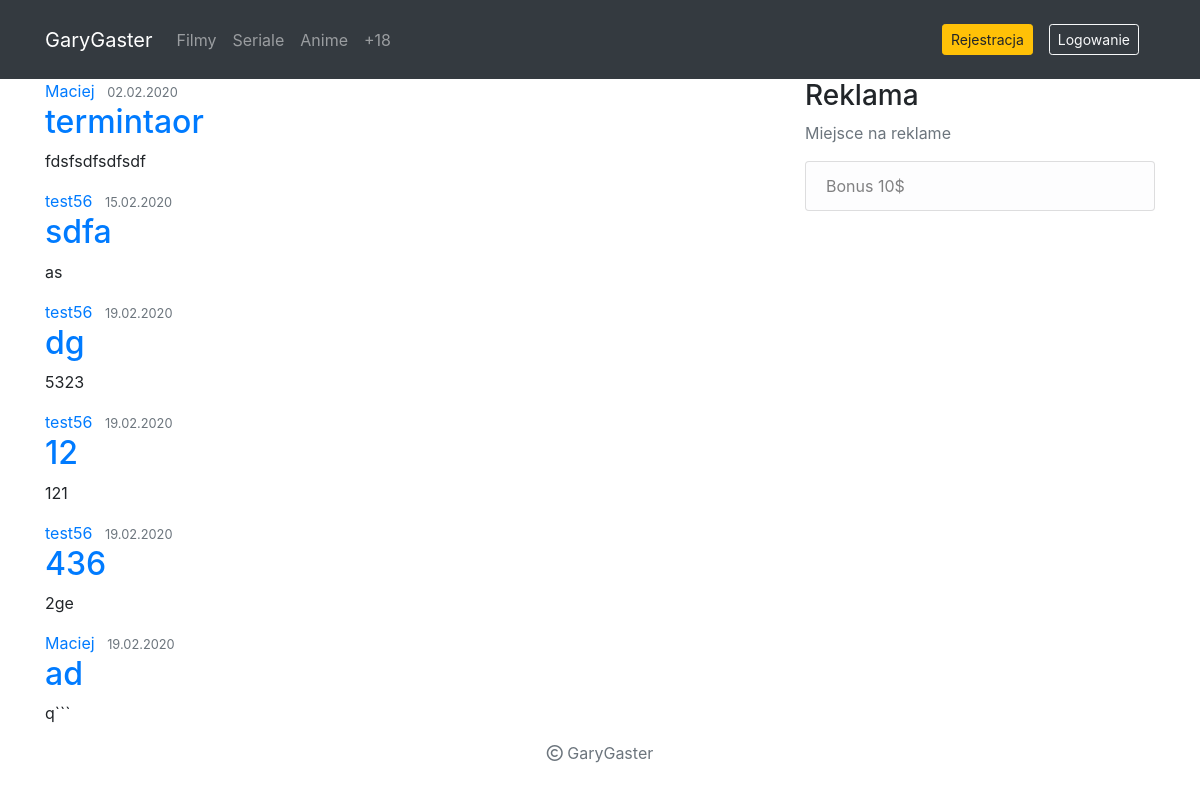
Before: / with the older database file.
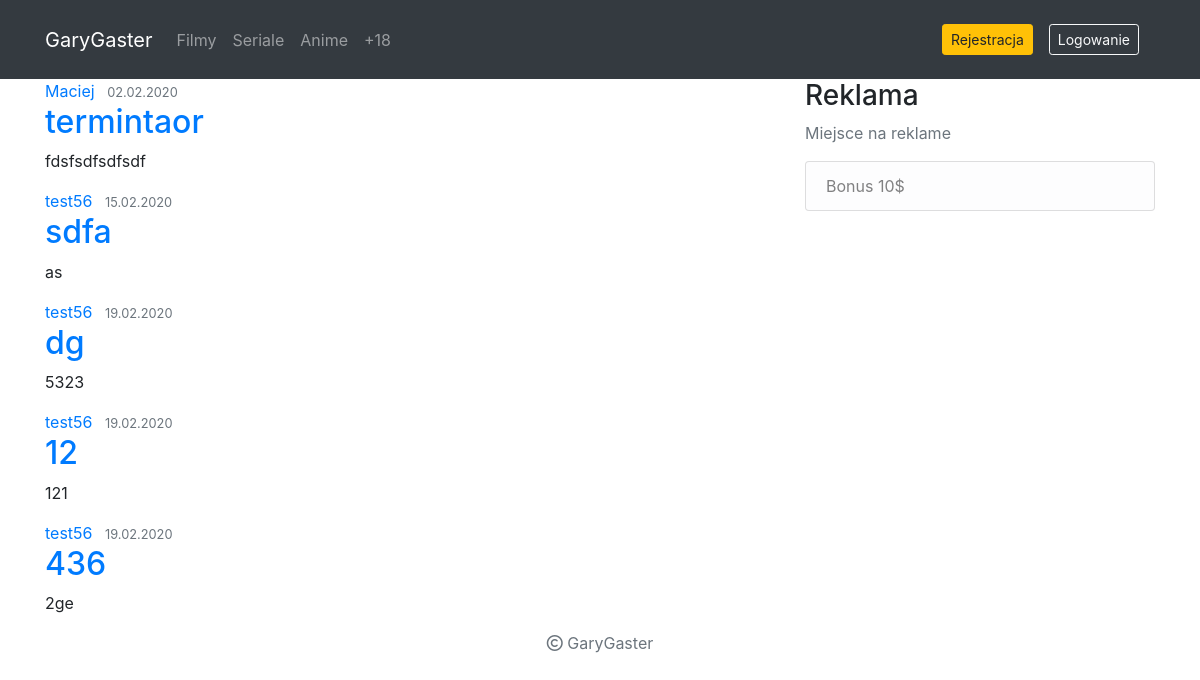
After: the same page with the newer database file.
### main/models.py (models this page shows, shortened)
class Video(models.Model):
    PLATFORMS = {
        (1, 'HBO'),
        (2, 'NETFLIX'),
        (3, 'AMAZONPRIME'),
    }
    title = models.CharField(max_length=128)
    description = models.TextField(null=True, blank=True, max_length=600)
    year = models.IntegerField(null=True, blank=True)
    platforms = MultiSelectField(null=True, blank=True, choices=PLATFORMS)
    timestamp = models.DateTimeField(auto_now=False, auto_now_add=True)
    updated = models.DateTimeField(auto_now=True, auto_now_add=False)
    votes_total = models.IntegerField(default=0)
    voters = models.ManyToManyField(User, related_name='video_voters')
    image = models.ImageField(upload_to='media/')
    url = models.CharField(null=True, blank=True, max_length=600)
    user = models.ForeignKey(User, on_delete=models.CASCADE)
    class Meta:
        abstract = True

class Movie(Video):
    voters = models.ManyToManyField(User, related_name='movie_voters')

### main/views.py (the view)
# urls.py: path('', views.home, name= 'home'),
def home(request):
    movies = Movie.objects.all()
    return render(request, 'main/home.html', {'movies': movies})

### main/templates/main/home.html (shortened to what this page needs)
{% extends "base.html" %}
{% block content %}
{% for movie in movies %}
<article class="media content-section">
    <div class="media-body">
        <div class="article-metadata">
            <a class="mr-2" href="#">{{ movie.user }}</a>
            <small class="text-muted">{{ movie.timestamp|date:" d.m.Y" }}</small>
        </div>
        <h2><a class="article-title" href="#">{{ movie.title }}</a></h2>
        <p class="article-content">{{ movie.description }}</p>
    </div>
</article>
{% endfor %}
{% endblock %}

### main/templates/main/base.html (shortened to what this page needs)
{% load static %}
<!doctype html>
<html lang="en">
<head>
    <link rel="stylesheet" href="https://stackpath.bootstrapcdn.com/bootstrap/4.3.1/css/bootstrap.min.css">
    <link rel="stylesheet" type="text/css" href="{% static 'main/main.css' %}">
</head>
<header>
  <nav class="navbar navbar-expand-lg navbar-dark bg-dark">
    <div class="container">
      <div class="d-flex bd-highlight">
        <div class="navbar-nav">
          <a class="navbar-brand" href="#">GaryGaster</a>
          <a class="nav-item nav-link" href="{% url 'movies-home' %}">Filmy</a>
          <a class="nav-item nav-link" href="{% url 'series-home' %}">Seriale</a>
          <a class="nav-item nav-link" href="{% url 'animes-home' %}">Anime</a>
          <a class="nav-item nav-link" href="{% url 'xvideos-home' %}">+18</a>
        </div>
      </div>
      <div class="p-2 bd-highlight">
        <div class="navbar-nav ml-auto">
          {% if user.is_authenticated %}
          <a class="nav-item nav-link" href="{% url 'profile' %}"><i class="fas fa-2x fa-user-circle"></i></a>
          <a class="nav-item nav-link" href="{% url 'logout' %}"><button type="button" class="btn btn-outline-secondary">Wyloguj</button></a>
          {% else %}
          <a class="nav-item nav-link" href="{% url 'register' %}"><button type="button" class="btn btn-warning btn-sm">Rejestracja</button></a>
          <a class="nav-item nav-link" href="{% url 'login' %}"><button type="button" class="btn btn-outline-light btn-sm">Logowanie</button></a>
          {% endif %}
        </div>
      </div>
    </div>
  </nav>
</header>
<main role="main" class="container">
  <div class="row">
    <div class="col-md-8">
      {% block content %}{% endblock %}
    </div>
    <div class="col-md-4">
      <div class="content-section">
        <h3>Reklama</h3>
        <p class='text-muted'>Miejsce na reklame
        <ul class="list-group">
          <li class="list-group-item list-group-item-light">Bonus 10$</li>
        </ul>
        </p>
      </div>
    </div>
  </div>
</main>
  <footer class="text-muted">
    <div class="container text-center">
      <p><i class="far fa-copyright"></i> GaryGaster </p>
      </div>
  </footer>
</body>
</html>

Changed rows visible on the page:
removed Movie: user "Maciej", timestamp "19.02.2020", title "ad", description "q```"
